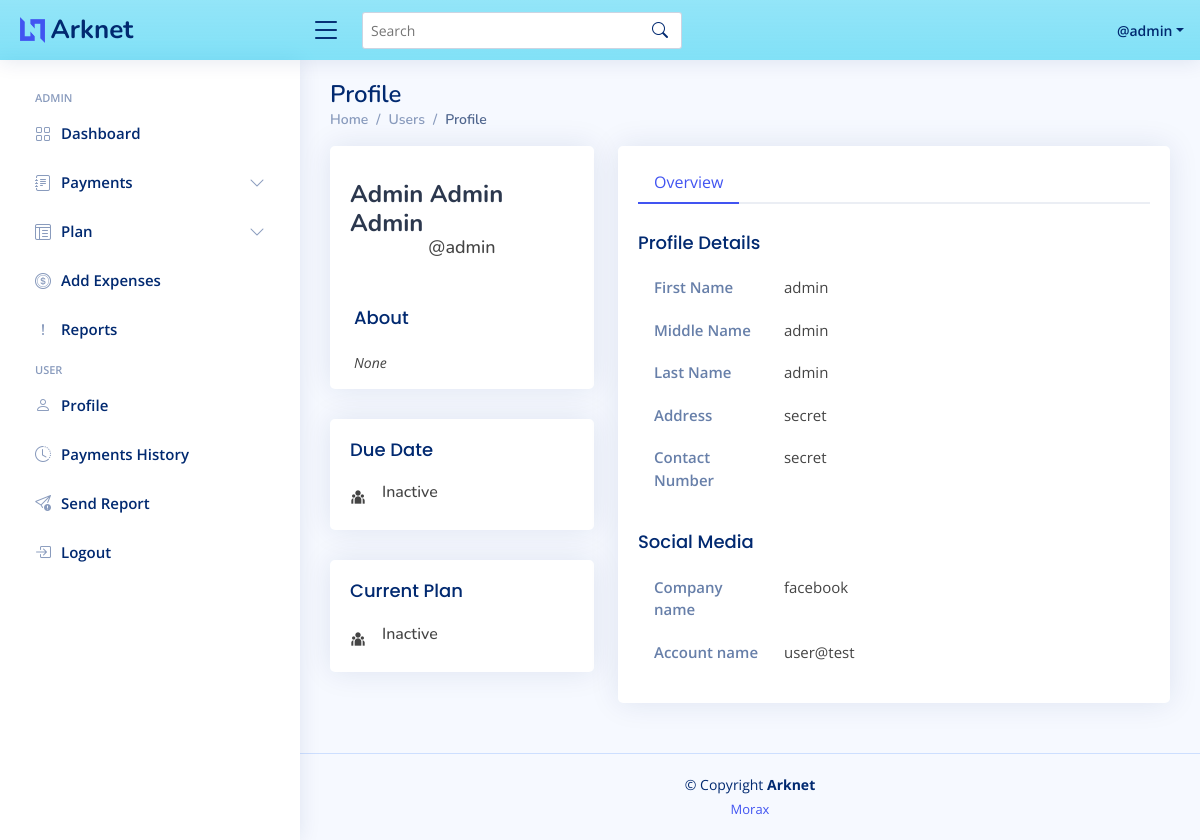
The page /profile/ (signed in) on the database its author committed.
### app/models.py (models this page shows, shortened)
class User(db.Model):
    id = db.Column(db.Integer, primary_key=True)
    username = db.Column(db.String(120), nullable=False, unique=True)
    _password = db.Column(db.String(120), nullable=False)
    created_on = db.Column(db.DateTime(timezone=True), server_default=db.func.now())
    last_modified = db.Column(db.DateTime(timezone=True), nullable=False, server_default=db.func.now())
    last_login = db.Column(db.DateTime(timezone=True))
    is_admin = db.Column(db.Boolean, default=False)
    secret_answer_id = db.Column(db.Integer, db.ForeignKey("secret_answer.id", ondelete="CASCADE"), nullable=False)
    secret_answer = db.relationship("SecretAnswer", backref=db.backref("user", uselist=False, cascade="all, delete",
                                                                       passive_deletes=True))
    user_details_id = db.Column(db.Integer, db.ForeignKey("user_details.id", ondelete="CASCADE"), nullable=False)
    user_details = db.relationship("UserDetails", backref=db.backref("user", uselist=False, cascade="all, delete",
                                                                     passive_deletes=True))
    def __str__(self):
        return f"@{self.username}"
    @property
    def password(self):
        return self._password
    @property
    def current_payment(self):
        return Payment.query.order_by(Payment.due_date.asc()).filter(Payment.user_id==self.id).filter(Payment.is_expired == False).first()
    @hybrid_property
    def is_active(self):
        return User.query.join(Payment, Payment.is_expired == False).first()
    @property
    def due_date(self):
        return self.current_payment.due_date or None

class UserDetails(db.Model):
    id = db.Column(db.Integer, primary_key=True)
    first_name = db.Column(db.String(255), nullable=False)
    middle_name = db.Column(db.String(255))
    last_name = db.Column(db.String(255), nullable=False)
    address = db.Column(db.String(255), nullable=False)
    phone = db.Column(db.String(11))
    about = db.Column(db.String(255))
    social_media_id = db.Column(db.Integer, db.ForeignKey("social_media.id", ondelete="CASCADE"), nullable=False)
    social_media = db.relationship("SocialMedia",
                                   backref=db.backref("user_details", uselist=False, cascade="all, delete",
                                                      passive_deletes=True))
    def __str__(self) -> str:
        middle_name = f"{self.middle_name} " if self.middle_name else ""
        return f"{self.first_name} {middle_name}{self.last_name}".title()

class SocialMedia(db.Model):
    id = db.Column(db.Integer, primary_key=True)
    company = db.Column(db.String(255))
    account_name = db.Column(db.String(255))

### app/auth/utils.py (the view)
    def decors(*args, **kwargs):
        if load_user() is None:
            return redirect(url_for(login_url))
        return func(*args, **kwargs)

### app/templates/main/profile.html (shortened to what this page needs)
{% extends 'base.html' %}
{% block body %}
  <header id="header" class="header fixed-top d-flex align-items-center bg-info bg-gradient bg-opacity-50">
    {% include 'includes/logo.html' %}
    {% include 'includes/search_bar.html' %}
    {% include 'includes/navbar.html' %}
  </header>
   {% include 'includes/sidenav.html' %}
  <main id="main" class="main">
    <div class="pagetitle">
      <h1>Profile</h1>
      <nav>
        <ol class="breadcrumb">
          <li class="breadcrumb-item"><a href="{{ url_for('main.dashboard') }}">Home</a></li>
          <li class="breadcrumb-item">Users</li>
          <li class="breadcrumb-item active">Profile</li>
        </ol>
      </nav>
    </div>
    <section class="section profile">
      <div class="row">
        <div class="col-xl-4">
          <div class="row">
            <div class="col-lg-12">
              <div class="card">
                <div class="card-body profile-card pt-4 d-flex flex-column align-items-center">
                  <h2>{{ user.user_details }}</h2>
                  <h3>{{ user }}</h3>
                </div>
                  <div class="ps-4">
                    <h5 class="card-title">About</h5>
                    <p class="small fst-italic">{{ user.user_details.about }}</p>
                  </div>
              </div>
            </div>
            <div class="col-lg-12">
              <div class="card info-card sales-card">
                <div class="card-body">
                  <h5 class="card-title">Due Date</h5>
                  <div class="d-flex align-items-center">
                    <div class="card-icon rounded-circle d-flex align-items-center justify-content-center">
                      <i class="ri ri-team-fill"></i>
                    </div>
                    <div class="ps-3">
                      <h6>{{ user.due_date.strftime("%d %B %Y, %I:%M %p") if user.due_date else "Inactive" }}</h6>
                    </div>
                  </div>
                </div>
              </div>
            </div>
            <div class="col-lg-12">
              <div class="card info-card sales-card">
                <div class="card-body">
                  <h5 class="card-title">Current Plan</h5>
                  <div class="d-flex align-items-center">
                    <div class="card-icon rounded-circle d-flex align-items-center justify-content-center">
                      <i class="ri ri-team-fill"></i>
                    </div>
                    <div class="ps-3">
                      <h6>{{ user.current_payment if load_user().is_active else "Inactive" }}</h6>
                    </div>
                  </div>
                </div>
              </div>
            </div>
          </div>
        </div>
        <div class="col-xl-8">
          <div class="card">
            <div class="card-body pt-3">
              <ul class="nav nav-tabs nav-tabs-bordered">
                <li class="nav-item">
                  <button class="nav-link active" data-bs-toggle="tab" data-bs-target="#profile-overview">Overview</button>
                </li>
              </ul>
              <div class="tab-content pt-2">
                <div class="tab-pane fade show active profile-overview" id="profile-overview">
                  <h5 class="card-title">Profile Details</h5>
                  <div class="row ps-3">
                    <div class="col-lg-3 col-md-4 label ">First Name</div>
                    <div class="col-lg-9 col-md-8">{{ user.user_details.first_name }}</div>
                  </div>
                  <div class="row ps-3">
                    <div class="col-lg-3 col-md-4 label ">Middle Name</div>
                    <div class="col-lg-9 col-md-8">{{ user.user_details.middle_name }}</div>
                  </div>
                  <div class="row ps-3">
                    <div class="col-lg-3 col-md-4 label ">Last Name</div>
                    <div class="col-lg-9 col-md-8">{{ user.user_details.last_name }}</div>
                  </div>
                  <div class="row ps-3">
                    <div class="col-lg-3 col-md-4 label">Address</div>
                    <div class="col-lg-9 col-md-8">{{ user.user_details.address }}</div>
                  </div>
                  <div class="row ps-3">
                    <div class="col-lg-3 col-md-4 label">Contact Number</div>
                    <div class="col-lg-9 col-md-8">{{ user.user_details.phone }}</div>
                  </div>
                  <h5 class="card-title">Social Media</h5>
                  <div class="row ps-3">
                    <div class="col-lg-3 col-md-4 label">Company name</div>
                    <div class="col-lg-9 col-md-8">{{ user.user_details.social_media.company }}</div>
                  </div>
                  <div class="row ps-3">
                    <div class="col-lg-3 col-md-4 label">Account name</div>
                    <div class="col-lg-9 col-md-8">{{ user.user_details.social_media.account_name }}</div>
                  </div>
                </div>
              </div>
            </div>
          </div>
        </div>
      </div>
    </section>
  </main>
{% endblock %}

### app/templates/base.html (shortened to what this page needs)
<!DOCTYPE html>
<html lang="en">
<head>
  <link href="{{ url_for('static', filename='vendor/bootstrap/css/bootstrap.min.css') }}" rel="stylesheet">
  <link href="{{ url_for('static', filename='vendor/bootstrap-icons/bootstrap-icons.css') }}" rel="stylesheet">
  <link href="{{ url_for('static', filename='vendor/boxicons/css/boxicons.min.css') }}" rel="stylesheet">
  <link href="{{ url_for('static', filename='vendor/quill/quill.snow.css') }}" rel="stylesheet">
  <link href="{{ url_for('static', filename='vendor/quill/quill.bubble.css') }}" rel="stylesheet">
  <link href="{{ url_for('static', filename='vendor/remixicon/remixicon.css') }}" rel="stylesheet">
  <link href="{{ url_for('static', filename='vendor/simple-datatables/style.css') }}" rel="stylesheet">
  <link href="{{ url_for('static', filename='css/style.css') }}" rel="stylesheet">
</head>
<body>
{% block body %}{% endblock %}
{% include 'includes/footer.html' %}
</body>
</html>

### app/templates/includes/logo.html
<div class="d-flex align-items-center justify-content-between">
    <a href="#" class="logo d-flex align-items-center">
      <img src="assets/img/logo.png" alt="">
      <span class="d-none d-lg-block">Arknet</span>
    </a>
    <i class="bi bi-list toggle-sidebar-btn"></i>
  </div>

### app/templates/includes/search_bar.html
<div class="search-bar">
    <form class="search-form d-flex align-items-center" action="#">
      <input type="text" name="query" placeholder="Search" title="Enter search keyword">
      <button type="submit" title="Search"><i class="bi bi-search"></i></button>
    </form>
  </div>

### app/templates/includes/navbar.html (shortened to what this page needs)
<nav class="header-nav ms-auto">
    <ul class="d-flex align-items-center">
      <li class="nav-item dropdown pe-3">
        <a class="nav-link nav-profile d-flex align-items-center pe-0" href="#" data-bs-toggle="dropdown">
          <span class="d-none d-md-block dropdown-toggle ps-2">{{ load_user() }}</span>
        </a>
      </li>
    </ul>
  </nav>

### app/templates/includes/sidenav.html (shortened to what this page needs)
 <aside id="sidebar" class="sidebar">
    <ul class="sidebar-nav" id="sidebar-nav">
      {% if load_user().is_admin %}
        <li class="nav-heading">Admin</li>
        <li class="nav-item">
          <a class="nav-link collapsed" href="{{ url_for('main.dashboard') }}">
            <i class="bi bi-grid"></i>
            <span>Dashboard</span>
          </a>
        </li>
        <li class="nav-item">
          <a class="nav-link collapsed" data-bs-target="#admin-payments-nav" data-bs-toggle="collapse" href="#">
            <i class="bi bi-journal-text"></i><span>Payments</span><i class="bi bi-chevron-down ms-auto"></i>
          </a>
        </li>
        <li class="nav-item">
          <a class="nav-link collapsed" data-bs-target="#plans-nav" data-bs-toggle="collapse" href="#">
            <i class="bi bi-layout-text-window-reverse"></i><span>Plan</span><i class="bi bi-chevron-down ms-auto"></i>
          </a>
        </li>
        <li class="nav-item">
          <a class="nav-link collapsed" href="{{ url_for('main.expenses_form') }}">
            <i class="bi bi-coin"></i>
            <span>Add Expenses</span>
          </a>
        </li>
        <li class="nav-item">
          <a class="nav-link collapsed" href="{{ url_for('main.report_lists') }}">
            <i class="bi bi-exclamation-lg"></i>
            <span>Reports</span>
          </a>
        </li>
      {% endif %}
      <li class="nav-heading">User</li>
      <li class="nav-item">
        <a class="nav-link collapsed" href="{{ url_for('main.profile') }}">
          <i class="bi bi-person"></i>
          <span>Profile</span>
        </a>
      </li>
      <li class="nav-item">
        <a class="nav-link collapsed" href="{{ url_for('main.profile') }}">
          <i class="bi bi-clock-history"></i>
          <span>Payments History</span>
        </a>
      </li>
      <li class="nav-item">
        <a class="nav-link collapsed" href="{{ url_for('main.send_report') }}">
          <i class="bi bi-send-exclamation"></i>
          <span>Send Report</span>
        </a>
      </li>
      <li class="nav-item">
        <a class="nav-link collapsed" href="{{ url_for('auth.logout') }}">
          <i class="bi bi-box-arrow-in-right"></i>
          <span>Logout</span>
        </a>
      </li>
    </ul>
  </aside>

### app/templates/includes/footer.html (shortened to what this page needs)
  <footer id="footer" class="footer">
    <div class="copyright">
      &copy; Copyright <strong><span>Arknet</span></strong>
    </div>
    <div class="credits">
      <a href="#">Morax</a>
    </div>
  </footer>

### rows shown on the page
User: username "@admin"
UserDetails: user_details "Admin Admin Admin", user_details.about "None", user_details.first_name "admin", user_details.middle_name "admin", user_details.last_name "admin", user_details.address "secret", user_details.phone "secret"
SocialMedia: user_details.social_media.company "facebook", user_details.social_media.account_name "user@test"

### other values the page prints
{{ user.current_payment if load_user().is_active else "Inactive" }} "Inactive"
